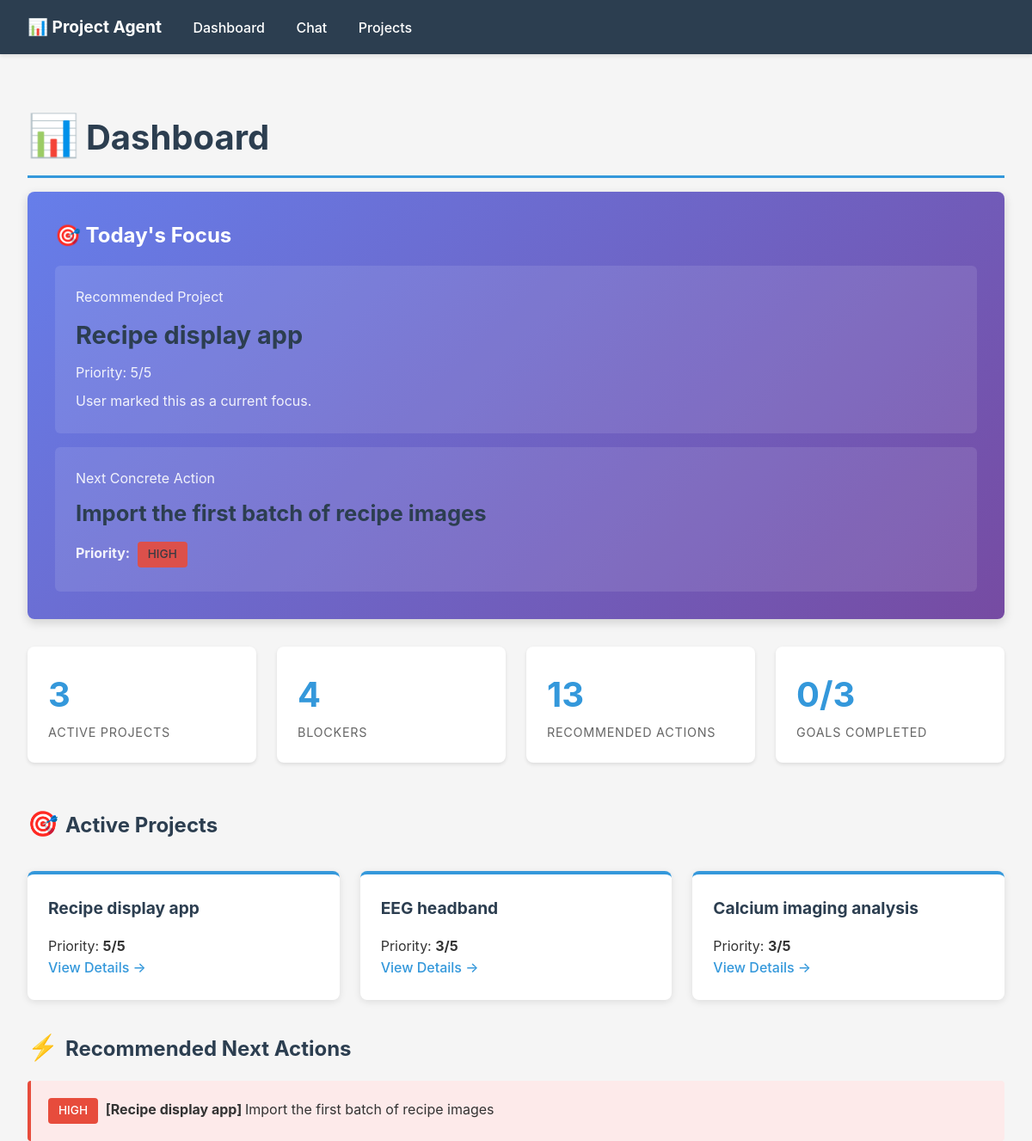
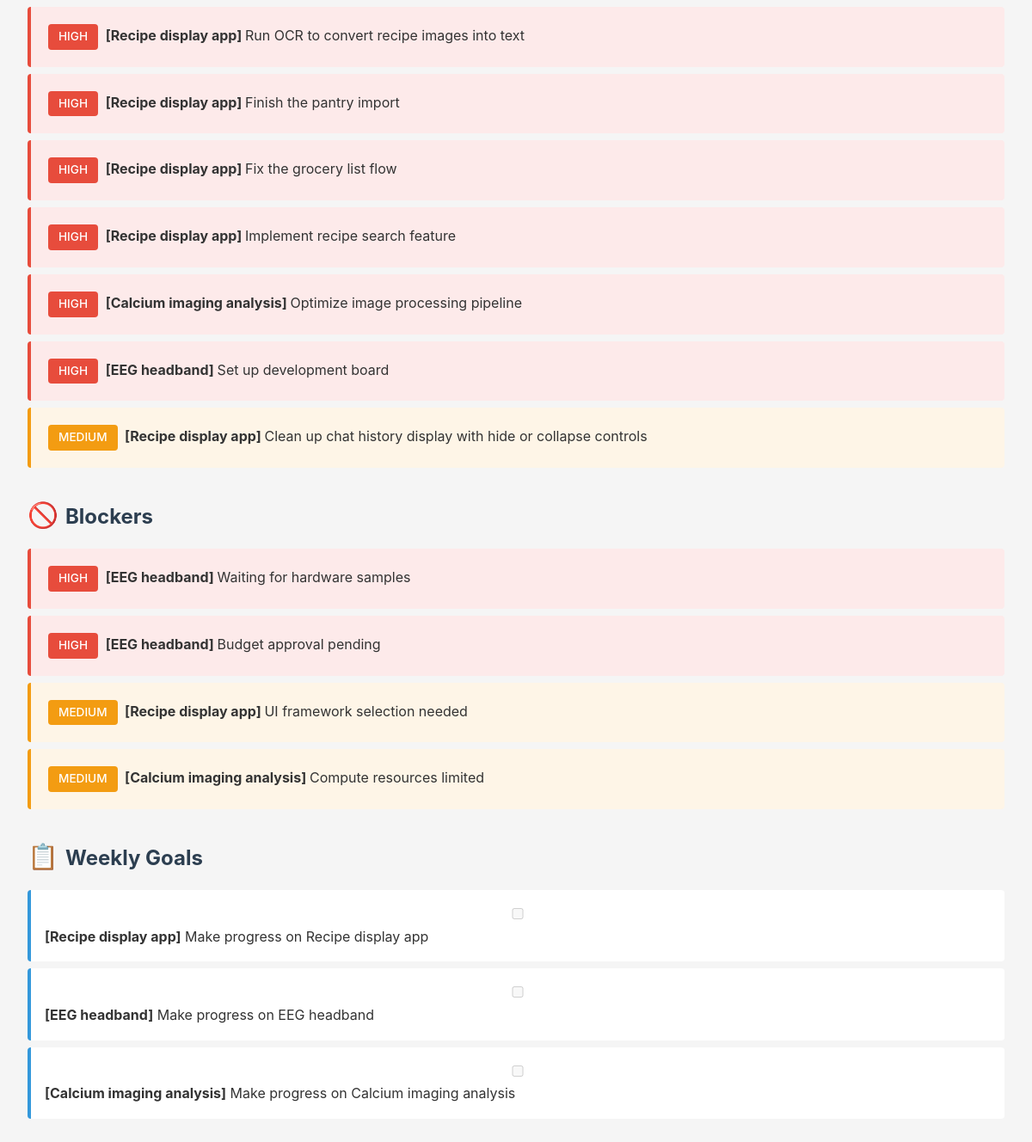
The page / on the database its author committed (2 pictures, top to bottom).
### tables this page shows
CREATE TABLE projects (
                id INTEGER PRIMARY KEY AUTOINCREMENT,
                name TEXT UNIQUE NOT NULL,
                status TEXT DEFAULT 'active',
                created_at TEXT DEFAULT CURRENT_TIMESTAMP,
                updated_at TEXT DEFAULT CURRENT_TIMESTAMP
            , description TEXT DEFAULT '', priority_score INTEGER DEFAULT 3, focus_reason TEXT DEFAULT '');

CREATE TABLE recommended_actions (
                id INTEGER PRIMARY KEY AUTOINCREMENT,
                project_id INTEGER NOT NULL,
                action TEXT NOT NULL,
                priority TEXT DEFAULT 'medium',
                created_at TEXT DEFAULT CURRENT_TIMESTAMP, sort_order INTEGER DEFAULT 100, status TEXT DEFAULT 'open', completed_at TEXT DEFAULT '',
                FOREIGN KEY (project_id) REFERENCES projects(id) ON DELETE CASCADE
            );

CREATE TABLE blockers (
                id INTEGER PRIMARY KEY AUTOINCREMENT,
                project_id INTEGER NOT NULL,
                description TEXT NOT NULL,
                severity TEXT DEFAULT 'medium',
                created_at TEXT DEFAULT CURRENT_TIMESTAMP,
                FOREIGN KEY (project_id) REFERENCES projects(id) ON DELETE CASCADE
            );

### api.py (the view)
@app.get("/")
def dashboard(request: Request):
    data = api_dashboard()
    data_json = json.dumps(data, default=str)
    data_clean = json.loads(data_json)
    context = {
        "request": request,
        "projects": data_clean["projects"],
        "recommended_project": data_clean["recommended_project"],
        "next_action": data_clean["next_action"],
        "blockers": data_clean["blockers"],
        "actions": data_clean["actions"],
        "goals": data_clean["goals"],
        "stats": data_clean["stats"],
    }
    template = jinja_env.get_template("dashboard.html")
    html = template.render(context)
    return HTMLResponse(html)

### templates/dashboard.html (shortened to what this page needs)
{% extends "base.html" %}
{% block content %}
<h1><span class="emoji">📊</span>Dashboard</h1>
<div style="background: linear-gradient(135deg, #667eea 0%, #764ba2 100%); color: white; padding: 2rem; border-radius: 8px; margin-bottom: 2rem; box-shadow: 0 4px 12px rgba(0,0,0,0.15);">
    <h2 style="color: white; margin-top: 0;">🎯 Today's Focus</h2>
    {% if recommended_project %}
        <div style="background: rgba(255,255,255,0.1); padding: 1.5rem; border-radius: 6px; margin-bottom: 1rem;">
            <p style="margin: 0 0 0.5rem 0; opacity: 0.9;">Recommended Project</p>
            <h3 style="margin: 0; font-size: 1.8rem;">{{ recommended_project.name }}</h3>
            <p style="margin: 0.5rem 0 0 0; opacity: 0.9;">Priority: {{ recommended_project.priority_score }}/5</p>
            {% if recommended_project.focus_reason %}
                <p style="margin: 0.5rem 0 0 0; opacity: 0.9;">{{ recommended_project.focus_reason }}</p>
            {% endif %}
        </div>
    {% endif %}
    {% if next_action %}
        <div style="background: rgba(255,255,255,0.1); padding: 1.5rem; border-radius: 6px;">
            <p style="margin: 0 0 0.5rem 0; opacity: 0.9;">Next Concrete Action</p>
            <h3 style="margin: 0; font-size: 1.6rem;">{{ next_action.action }}</h3>
            <p style="margin: 0.5rem 0 0 0; opacity: 0.9;"><strong>Priority:</strong> <span class="badge badge-{{ next_action.priority }}" style="color: #333;">{{ next_action.priority|upper }}</span></p>
        </div>
    {% else %}
        <p style="margin: 1rem 0 0 0;">No actions defined yet. <a href="/projects" style="color: white; font-weight: bold;">Create one →</a></p>
    {% endif %}
</div>
<div class="dashboard-grid">
    <div class="metric">
        <div class="metric-value">{{ projects|length }}</div>
        <div class="metric-label">Active Projects</div>
    </div>
    <div class="metric">
        <div class="metric-value">{{ stats.total_blockers }}</div>
        <div class="metric-label">Blockers</div>
    </div>
    <div class="metric">
        <div class="metric-value">{{ stats.total_actions }}</div>
        <div class="metric-label">Recommended Actions</div>
    </div>
    <div class="metric">
        <div class="metric-value">{{ stats.completed_goals }}/{{ stats.total_goals }}</div>
        <div class="metric-label">Goals Completed</div>
    </div>
</div>
<h2><span class="emoji">🎯</span>Active Projects</h2>
{% if projects %}
    <div class="dashboard-grid">
        {% for project in projects %}
            <div class="project-card">
                <h3>{{ project.name }}</h3>
                <p>Priority: <strong>{{ project.priority_score }}/5</strong></p>
                <a href="/projects/{{ project.id }}">View Details →</a>
            </div>
        {% endfor %}
    </div>
{% else %}
    <div class="empty-state">
        <p>No active projects yet. <a href="/projects">Create one →</a></p>
    </div>
{% endif %}
<h2><span class="emoji">⚡</span>Recommended Next Actions</h2>
{% if actions %}
    {% for action in actions %}
        <div class="action action-{{ action.priority }}">
            <span class="badge badge-{{ action.priority }}">{{ action.priority|upper }}</span>
            <strong>
                {% set project = projects|selectattr('id', 'equalto', action.project_id)|first %}
                [{{ project.name }}]
            </strong>
            {{ action.action }}
        </div>
    {% endfor %}
{% else %}
    <div class="empty-state">
        <p>No recommended actions yet.</p>
    </div>
{% endif %}
<h2><span class="emoji">🚫</span>Blockers</h2>
{% if blockers %}
    {% for blocker in blockers %}
        <div class="blocker blocker-{{ blocker.severity }}">
            <span class="badge badge-{{ blocker.severity }}">{{ blocker.severity|upper }}</span>
            <strong>
                {% set project = projects|selectattr('id', 'equalto', blocker.project_id)|first %}
                [{{ project.name }}]
            </strong>
            {{ blocker.description }}
        </div>
    {% endfor %}
{% else %}
    <div class="empty-state">
        <p>No blockers.</p>
    </div>
{% endif %}
<h2><span class="emoji">📋</span>Weekly Goals</h2>
{% if goals %}
    {% for goal in goals %}
        {% set project = projects|selectattr('id', 'equalto', goal.project_id)|first %}
        <div class="goal {% if goal.completed %}completed{% endif %}">
            <input type="checkbox" {% if goal.completed %}checked{% endif %} disabled>
            <strong>[{{ project.name }}]</strong> {{ goal.goal }}
        </div>
    {% endfor %}
{% else %}
    <div class="empty-state">
        <p>No weekly goals yet.</p>
    </div>
{% endif %}
{% endblock %}

### templates/base.html (shortened to what this page needs)
<!DOCTYPE html>
<html lang="en">
<head>
</head>
<body>
    <nav>
        <a href="/" style="font-size: 1.2rem; font-weight: bold;">📊 Project Agent</a>
        <a href="/">Dashboard</a>
        <a href="/chat">Chat</a>
        <a href="/projects">Projects</a>
    </nav>
    <div class="container">
        {% block content %}{% endblock %}
    </div>
</body>
</html>

### templates/base.html (style rules this page uses)
* { margin: 0; padding: 0; box-sizing: border-box; }
body { font-family: -apple-system, BlinkMacSystemFont, 'Segoe UI', 'Roboto', 'Oxygen', 'Ubuntu', 'Cantarell', sans-serif; background: #f5f5f5; color: #333; line-height: 1.6; }
nav { background: #2c3e50; color: white; padding: 1rem 2rem; box-shadow: 0 2px 4px rgba(0,0,0,0.1); }
nav a { color: white; text-decoration: none; margin-right: 2rem; font-weight: 500; }
.container { max-width: 1200px; margin: 0 auto; padding: 2rem; }
h1, h2, h3 { margin: 1.5rem 0 1rem; color: #2c3e50; }
h1 { font-size: 2.5rem; border-bottom: 3px solid #3498db; padding-bottom: 0.5rem; }
h2 { font-size: 1.5rem; margin-top: 2rem; }
h3 { font-size: 1.2rem; }
.dashboard-grid { display: grid; grid-template-columns: repeat(auto-fit, minmax(250px, 1fr)); gap: 1.5rem; margin: 2rem 0; }
.metric { background: white; padding: 1.5rem; border-radius: 8px; box-shadow: 0 2px 4px rgba(0,0,0,0.1); margin-bottom: 1rem; }
.metric-value { font-size: 2.5rem; font-weight: bold; color: #3498db; }
.metric-label { color: #666; font-size: 0.9rem; text-transform: uppercase; letter-spacing: 0.05em; }
.action, .blocker, .goal { background: white; padding: 1rem; margin: 0.5rem 0; border-left: 4px solid #ccc; border-radius: 4px; }
.action-high, .blocker-high { border-left-color: #e74c3c; background: #fdeaea; }
.action-medium, .blocker-medium { border-left-color: #f39c12; background: #fef5e7; }
.goal { border-left-color: #3498db; }
input, textarea, select { width: 100%; padding: 0.75rem; border: 1px solid #ddd; border-radius: 4px; font-family: inherit; font-size: 1rem; }
.project-card { background: white; padding: 1.5rem; border-radius: 8px; box-shadow: 0 2px 8px rgba(0,0,0,0.1); border-top: 4px solid #3498db; }
.project-card h3 { margin-top: 0; }
.project-card a { color: #3498db; text-decoration: none; font-weight: 500; }
.emoji { font-size: 1.2em; margin-right: 0.5rem; }
.badge { display: inline-block; padding: 0.25rem 0.75rem; border-radius: 4px; font-size: 0.85rem; font-weight: 500; margin: 0.25rem; }
.badge-high { background: #e74c3c; color: white; }
.badge-medium { background: #f39c12; color: white; }

### rows shown on the page
projects: name "Recipe display app", focus_reason "User marked this as a current focus.", priority_score "5"
recommended_actions: action "Import the first batch of recipe images", priority "HIGH", name "Recipe display app"
projects: name "EEG headband", priority_score "3"
projects: name "Calcium imaging analysis", priority_score "3"
recommended_actions: priority "HIGH", name "Recipe display app", action "Run OCR to convert recipe images into text"
recommended_actions: priority "HIGH", name "Recipe display app", action "Finish the pantry import"
recommended_actions: priority "HIGH", name "Recipe display app", action "Fix the grocery list flow"
recommended_actions: priority "HIGH", name "Recipe display app", action "Implement recipe search feature"
recommended_actions: priority "HIGH", name "Calcium imaging analysis", action "Optimize image processing pipeline"
recommended_actions: priority "HIGH", name "EEG headband", action "Set up development board"
recommended_actions: priority "MEDIUM", name "Recipe display app", action "Clean up chat history display with hide or collapse controls"
blockers: severity "HIGH", name "EEG headband", description "Waiting for hardware samples"
blockers: severity "HIGH", name "EEG headband", description "Budget approval pending"
blockers: severity "MEDIUM", name "Recipe display app", description "UI framework selection needed"
blockers: severity "MEDIUM", name "Calcium imaging analysis", description "Compute resources limited"

### other values the page prints
{{ recommended_project.priority_score }} "5"
{{ next_action.priority|upper }} "HIGH"
{{ projects|length }} "3"
{{ stats.total_blockers }} "4"
{{ stats.total_actions }} "13"
{{ stats.completed_goals }} "0"
{{ stats.total_goals }} "3"
{{ project.name }} "Recipe display app" "EEG headband" "Calcium imaging analysis"
{{ goal.goal }} "Make progress on Recipe display app" "Make progress on EEG headband" "Make progress on Calcium imaging analysis"
